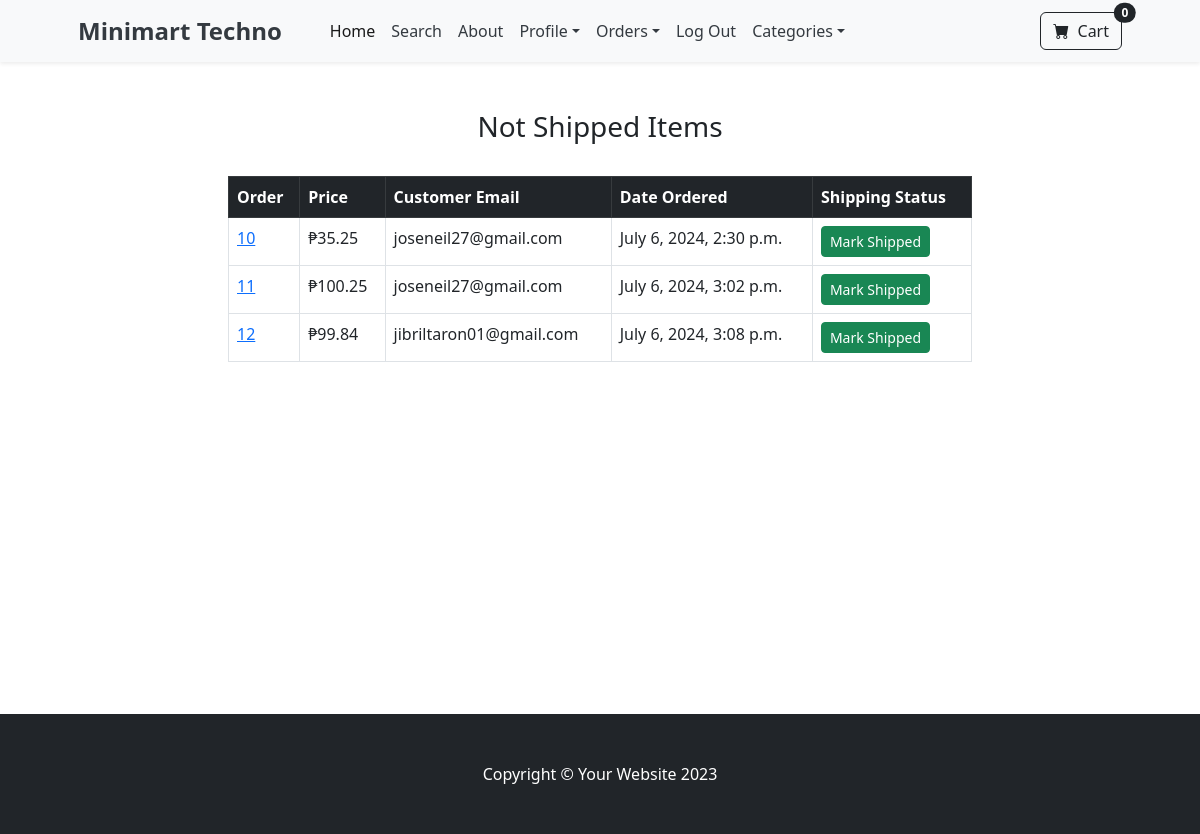
Page /payment/not_shipped_dash (signed in) on the committed database.
### payment/models.py (models this page shows, shortened)
class Order(models.Model):
    user = models.ForeignKey(User, on_delete=models.CASCADE, null=True, blank=True)
    full_name = models.CharField(max_length=255)
    email = models.CharField(max_length=255)
    shipping_address = models.TextField(max_length=15000)
    amount_paid = models.DecimalField(max_digits=7, decimal_places=2)
    date_ordered = models.DateTimeField(auto_now_add=True)
    shipped = models.BooleanField(default=False)
    date_shipped = models.DateTimeField(blank=True, null=True)

### payment/views.py (the view, shortened to what this page needs)
# urls.py: path('not_shipped_dash', views.not_shipped_dash, name='not_shipped_dash'),
def not_shipped_dash(request):
    if request.user.is_authenticated and request.user.is_superuser:
        orders = Order.objects.filter(shipped=False)
        return render(request, "payment/not_shipped_dash.html", {'orders': orders})
    else:
        messages.success(request, "Access Denied")
        return redirect('home')

### cart/cart.py (called while the page is built)
    def __len__(self):
        return len(self.cart)

### cart/context_processors.py (called while the page is built)
def cart(request):
    return {'cart': Cart(request)}

### payment/templates/payment/not_shipped_dash.html (shortened to what this page needs)
{% extends 'base.html' %}
{% block content %}
<div class="container">
    <div class ="row">
        <center>
            <div class="col-8">
                <br/><br/>
<h3>Not Shipped Items</h3>
<br/>
<table class="table table-hover table-bordered">
<thead class="table-dark">
    <tr>
    <th scope="col">Order</th>
    <th scope="col">Price</th>
    <th scope="col">Customer Email</th>
    <th scope="col">Date Ordered</th>
    <th scope="col">Shipping Status</th>
    </tr>
</thead>
<tbody>
    {% for item in orders %}
    <tr>
    <td><a href="{% url 'orders' item.id %}">{{ item.id }}</a></td>
    <td>₱{{ item.amount_paid }}</td>
    <td>{{ item.email }}</td>
    <td>{{ item.date_ordered }}</td>
    <td>
        <form method="POST">
            <button type="Submit" class="btn btn-success btn-sm">Mark Shipped</button>
        </form>
    </td>
    </tr>
    {% endfor%}
</tbody>
</table>
<br/><br/>
<br/><br/>
<br/><br/>
<br/><br/>
<br/><br/>
<br/><br/>
<br/><br/>
            </div>
        </center>
    </div>
</div>
{% endblock %}

### rows in the picture
Order: id "10", amount_paid "35.25", email "joseneil27@gmail.com", date_ordered "July 6, 2024, 2:30 p.m."
Order: id "11", amount_paid "100.25", email "joseneil27@gmail.com", date_ordered "July 6, 2024, 3:02 p.m."
Order: id "12", amount_paid "99.84", email "jibriltaron01@gmail.com", date_ordered "July 6, 2024, 3:08 p.m."

### other values in the picture
{{ cart|length }} "0"
